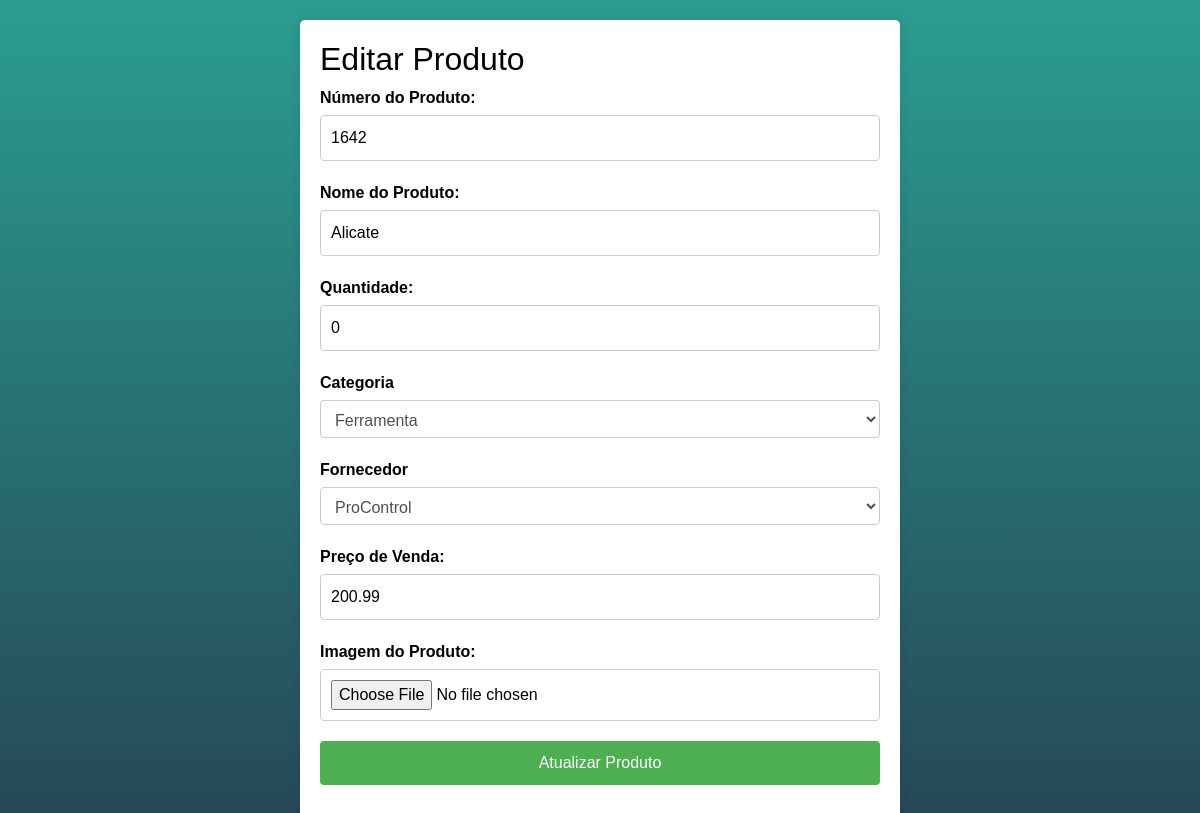
The page /editar_produto.php?id=57 (signed in) on the database its author committed.
### tables this page shows
CREATE TABLE `estoque` (
  `IdProduto` int(11) NOT NULL,
  `Numero` varchar(50) NOT NULL,
  `Nome` varchar(200) NOT NULL,
  `precovenda` varchar(150) NOT NULL,
  `Quantidade` int(11) DEFAULT NULL,
  `Categoria` varchar(100) DEFAULT NULL,
  `Fornecedor` varchar(100) DEFAULT NULL,
  `descProd` varchar(500) DEFAULT NULL,
  `vencProd` varchar(150) DEFAULT NULL,
  `unidade_estoque` varchar(40) DEFAULT NULL,
  `peso` varchar(20) DEFAULT NULL,
  `precoPromocional` varchar(150) DEFAULT NULL,
  `status_prod` varchar(150) DEFAULT NULL,
  `preco_custo` varchar(150) DEFAULT NULL,
  `preco_bruto` varchar(150) DEFAULT NULL,
  `qntVendas` varchar(15) DEFAULT NULL,
  `deletado` char(1) DEFAULT NULL,
  `id_reg_delet` int(5) DEFAULT NULL,
  `localEstoq` varchar(150) DEFAULT NULL,
  `img_prod` varchar(150) DEFAULT NULL,
  `catalogo` enum('s','n') NOT NULL DEFAULT 'n',
  `promocao` char(1) DEFAULT 'N'
);

### editar_produto.php (the view, shortened to what this page needs)
<?php
include_once 'conexao.php';
include_once('head.php');
$id = $_GET['id'];
$sql = "SELECT * FROM estoque WHERE IdProduto = $id";
$retorno = mysqli_query($conexao, $sql);
$produto = mysqli_fetch_array($retorno, MYSQLI_ASSOC);
?>
<!DOCTYPE html>
<html lang="pt-br">
<head>
</head>
<body>
    <div class="form-container">
        <h2>Editar Produto</h2>
        <form action="atualizar_produto.php" method="POST" enctype="multipart/form-data">
            <div class="form-group">
                <label for="Numero">Número do Produto:</label>
                <input type="text" id="Numero" name="Numero" value="<?= $produto['Numero'] ?>" required>
            </div>
            <div class="form-group">
                <label for="nomeProduto">Nome do Produto:</label>
                <input type="text" id="nomeProduto" name="nomeProduto" value="<?= $produto['Nome'] ?>" required>
            </div>
            <div class="form-group">
                <label for="quantidadeProduto">Quantidade:</label>
                <input type="number" id="quantidadeProduto" name="quantidadeProduto" value="<?= $produto['Quantidade'] ?>" required>
            </div>
            <div class="form-group">
                <label for="categoria">Categoria</label>
                <select class="form-control" id="categoria" name="categoria" required>
                    <?php
                    $sqlCategoria = "SELECT * FROM categoria ORDER BY Nome ASC";
                    $retornoCategoria = mysqli_query($conexao, $sqlCategoria);
                    while ($array = mysqli_fetch_array($retornoCategoria, MYSQLI_ASSOC)) {
                        $nomeCategoria = $array["Nome"];
                        $selected = ($produto['Categoria'] == $nomeCategoria) ? 'selected' : '';
                    ?>
                        <option value="<?= $nomeCategoria ?>" <?= $selected ?>><?= $nomeCategoria ?></option>
                    <?php } ?>
                </select>
            </div>
            <div class="form-group">
                <label for="fornecedor">Fornecedor</label>
                <select class="form-control" id="Fornecedor" name="Fornecedor" required>
                    <?php
                    $sqlFornecedor = "SELECT * FROM fornecedor ORDER BY nomeForn ASC";
                    $retornoFornecedor = mysqli_query($conexao, $sqlFornecedor);
                    while ($array = mysqli_fetch_array($retornoFornecedor, MYSQLI_ASSOC)) {
                        $nomeFornecedor = $array["nomeForn"];
                        $selected = ($produto['Fornecedor'] == $nomeFornecedor) ? 'selected' : '';
                    ?>
                        <option value="<?= $nomeFornecedor ?>" <?= $selected ?>><?= $nomeFornecedor ?></option>
                    <?php } ?>
                </select>
            </div>
            <div class="form-group">
                <label for="precovenda">Preço de Venda:</label>
                <input type="number" id="precovenda" name="precovenda" value="<?= $produto['precovenda'] ?>" step="0,01" required>
            </div>
            <div class="form-group">
                <label for="img_prod">Imagem do Produto:</label>
                <input type="file" id="img_prod" name="img_prod">
            </div>
            <button type="submit">Atualizar Produto</button>
        </form>
    </div>
</body>
</html>

### editar_produto.php (style rules this page uses)
body { background: linear-gradient(to bottom, #2a9d8f, #264653); color: black; font-family: Arial, sans-serif; margin: 0; padding: 20px; display: flex; justify-content: center; align-items: center; min-height: 100vh; }
.form-container { background-color: #fff; padding: 20px; border-radius: 5px; box-shadow: 0 0 10px rgba(0, 0, 0, 0.1); width: 100%; max-width: 600px; }
.form-group { margin-bottom: 20px; }
.form-group label { font-weight: bold; display: block; margin-bottom: 5px; }
.form-group input[type="text"], .form-group input[type="number"], .form-group input[type="file"], .form-group select { width: 100%; padding: 10px; border: 1px solid #ccc; border-radius: 4px; box-sizing: border-box; }
button[type="submit"] { padding: 10px 20px; background-color: #4CAF50; color: white; border: none; border-radius: 4px; cursor: pointer; display: block; width: 100%; margin-top: 10px; }

### rows shown on the page
estoque: Numero "1642", nomeProduto "Alicate", quantidadeProduto "0", precovenda "200.99"

### other values the page prints
form field categoria "Ferramenta"
form field Fornecedor "ProControl"
